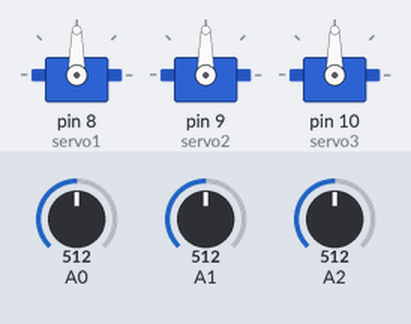
Recording of a sketch running on a simulated Arduino Uno, built with avr-gcc and run on an emulated ATmega328P. Shown: 3 × servo. The test bench sets the inputs (shaded band); at power-on: A0 = 512, A1 = 512, A2 = 512.

Above: at 1.2 s.
1.3 s: A0 set to 716
At 2.5 s:
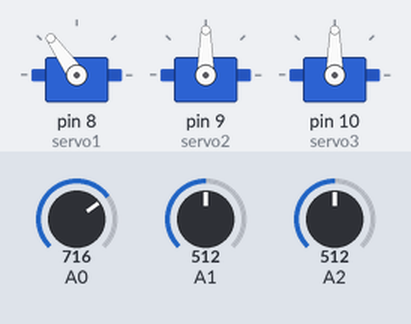
2.8 s: A1 set to 716
At 4.0 s:
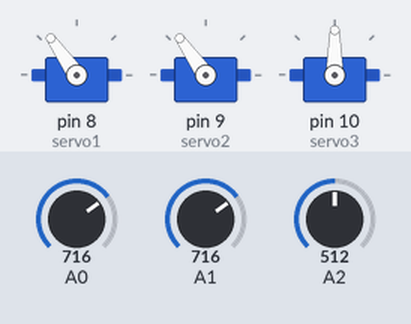
4.3 s: A2 set to 716
At 4.9 s:
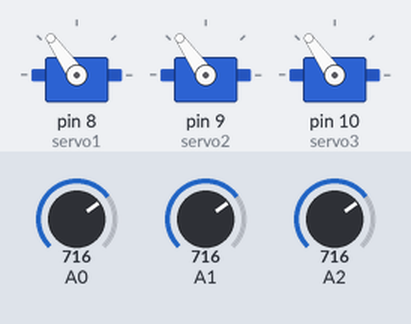
5.8 s: A0 set to 900
At 6.4 s:
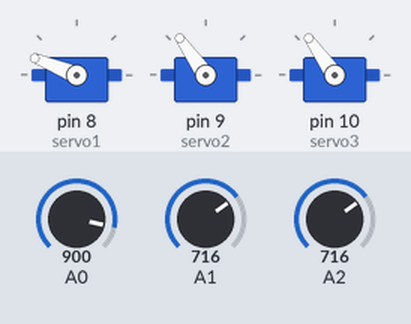
7.3 s: A1 set to 900
At 8.5 s:
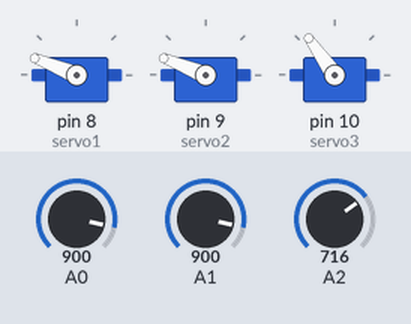
8.8 s: A2 set to 900
At 10.0 s:
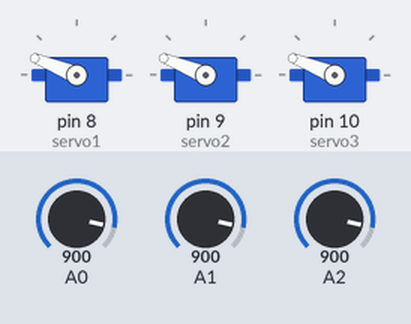
Timing chart, 0 to 11.3 s (numbered marks = the images above; inputs shaded):
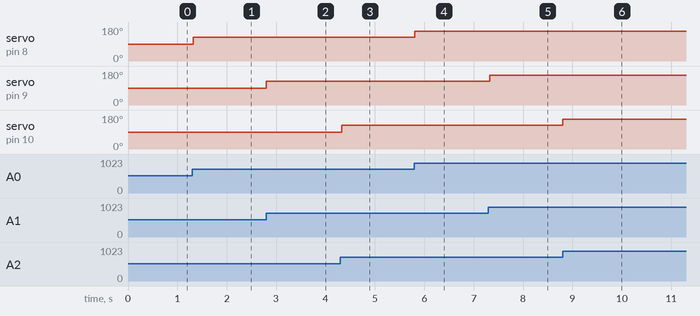

Measured:
- after the input at 1.3 s, servo on pin 8 (servo1): 90° → 125° at once
- after the input at 2.8 s, servo on pin 9 (servo2): 90° → 125° at once
- after the input at 4.3 s, servo on pin 10 (servo3): 90° → 125° at once
- after the input at 5.8 s, servo on pin 8 (servo1): 125° → 158° at once
- after the input at 7.3 s, servo on pin 9 (servo2): 125° → 158° at once
- after the input at 8.8 s, servo on pin 10 (servo3): 125° → 158° at once

The sketch:

tres_anal_gicos.ino
```cpp
// Lucas Cernadas Martínez

#include <Servo.h>

//entradas
int pot1;
int pot2;
int pot3;

//salidas
Servo servo1;
Servo servo2;
Servo servo3;


void setup()
{
  servo1.attach(8);
  servo2.attach(9);
  servo3.attach(10);
}

void loop()
{
  pot1 = map (analogRead(A0),0, 1023, 0, 180);
  servo1.write(pot1);
  delay(15);

  pot2 = map (analogRead(A1),0, 1023, 0, 180);
  servo2.write(pot2);
  delay(15);

  pot3 = map (analogRead(A2),0, 1023, 0, 180);
  servo3.write(pot3);
  delay(15);
}
```
